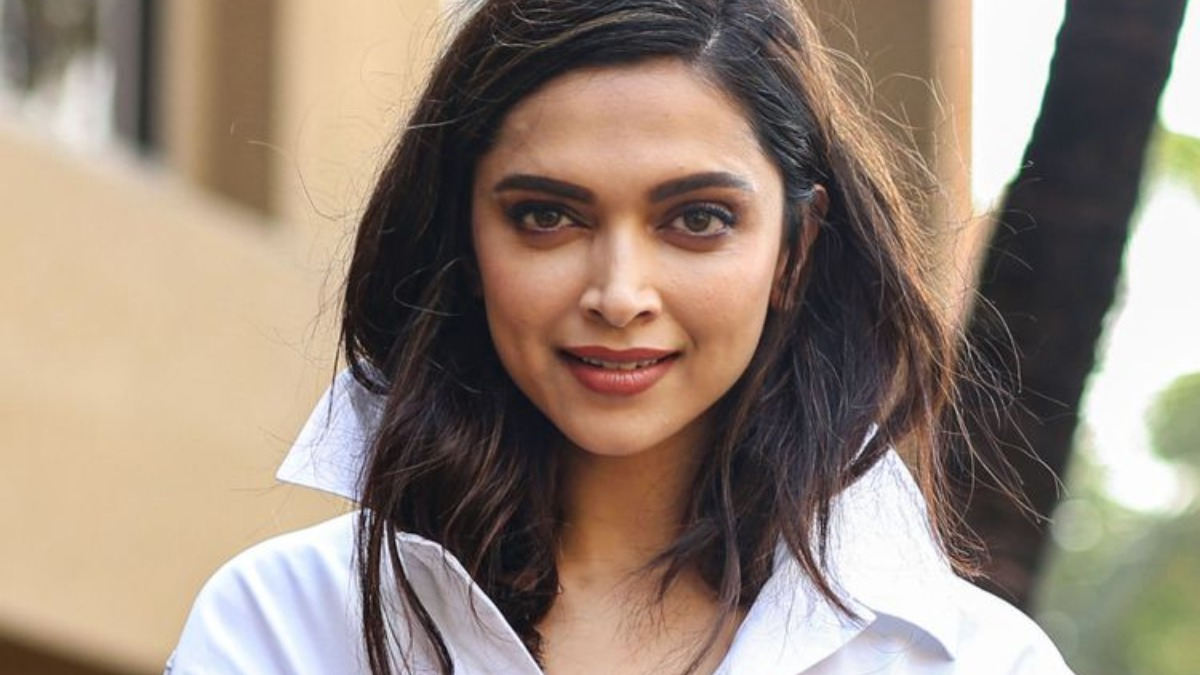
#> input picture ML/CV2/deepika-padukone.jpg, 1200 x 675 px
$ jupyter execute --allow-errors '14_June_Face_Detection_Recognition (1).ipynb'   (text cells are left out)
#> lines starting #> are read from the running program, lines starting #| are printed output that depends on the picture; after the words box and inside, x2 and y2 are one past the last pixel; in counts of white or black regions, pixels touching at a corner belong together; pictures that were not available may be replaced by others from this repository, and a replacement may not be noted
[cell 1]
import cv2
clf=cv2.CascadeClassifier('../../dataset/haar/haarcascade_frontalface_default.xml')
img_clr=cv2.imread('./deepika-padukone.jpg')
#> img_clr is the input picture: shape (675, 1200, 3); mean B, G, R 120.9, 134.5, 150.9
img_gray=cv2.cvtColor(img_clr,cv2.COLOR_BGR2GRAY)
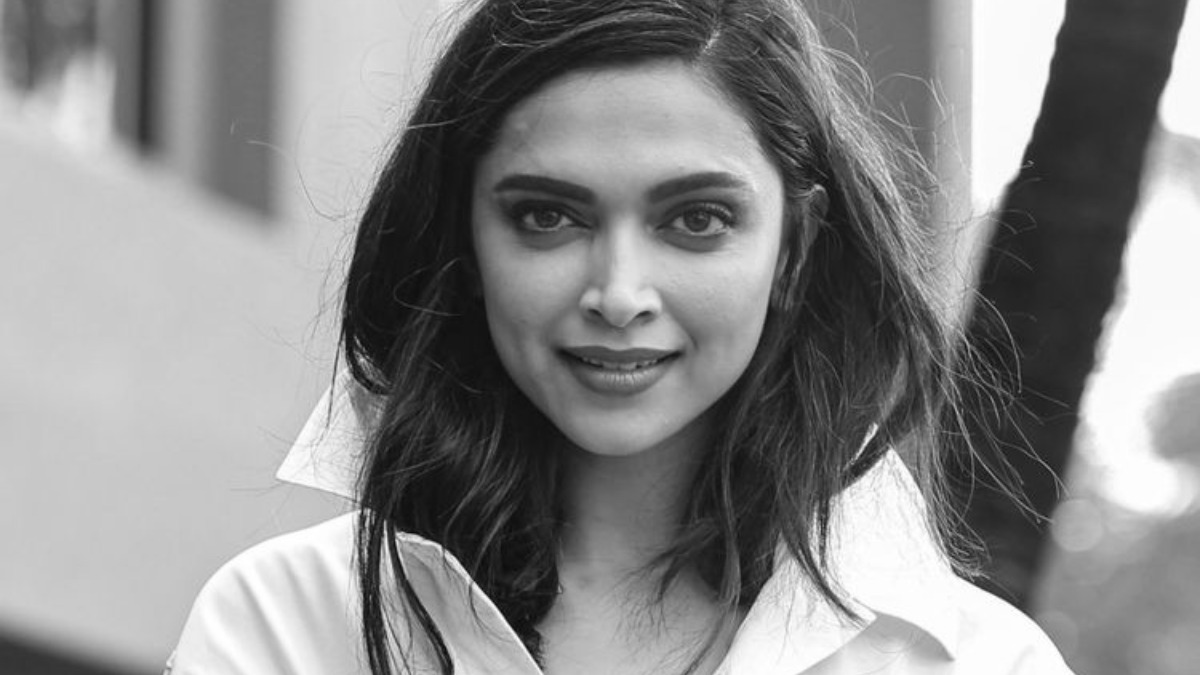
#> img_gray: shape (675, 1200); min 6, max 255, mean 137.8
faces=clf.detectMultiScale(img_gray)
#> faces = [[431, 70, 387, 387]]
for x,y,w,h in faces:
    cv2.rectangle(img_clr,(x,y),(x+w,y+h),(0,0,255),2)
#> this loop made 1 pass
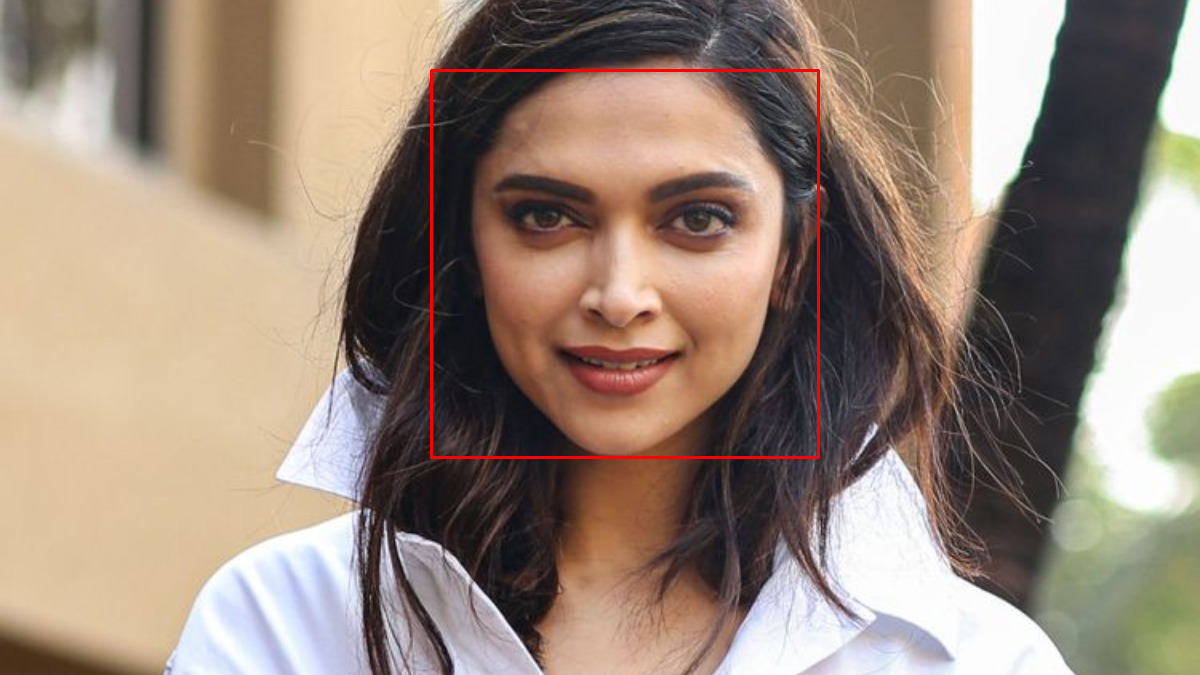
#> img_clr: shape (675, 1200, 3); 0.57% of pixels changed, all inside (x1, y1, x2, y2) = (430, 69, 820, 459)
cv2.imshow('',img_clr)
cv2.waitKey(0)
cv2.destroyAllWindows()

[cell 2]
import cv2

[cell 3]
face_clf=cv2.CascadeClassifier('../../dataset/haar/haarcascade_frontalface_default.xml')

[cell 4]
eye_clf=cv2.CascadeClassifier('../../dataset/haar/haarcascade_eye.xml')

[cell 5]
img_clr=cv2.imread('./deepika-padukone.jpg')

[cell 6]
img_gray=cv2.cvtColor(img_clr,cv2.COLOR_BGR2GRAY)
faces=face_clf.detectMultiScale(img_gray)
for x,y,w,h in faces:
    cv2.rectangle(img_clr,(x,y),(x+w,y+h),(0,0,255),2)
    myface_gray=img_gray[y:y+h,x:x+w]
    myface_clr=img_clr[y:y+h,x:x+w]
    eyes=eye_clf.detectMultiScale(myface_gray, 1.5)
    for ex,ey,ew,eh in eyes:
        cv2.rectangle(myface_clr,(ex,ey),(ex+ew,ey+eh),(255,0,0),2)
#> this loop made 1 pass
#> pass 1, `myface_gray=img_gray[y:y+h,x:x+w]`:
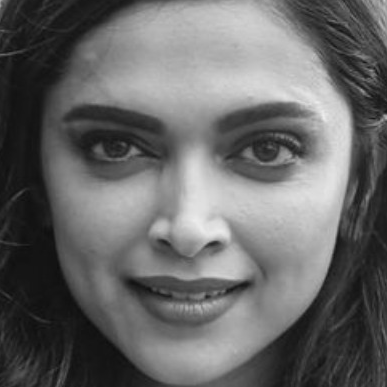
#> myface_gray: shape (387, 387); min 13, max 238, mean 103.5
#> pass 1, `myface_clr=img_clr[y:y+h,x:x+w]`:
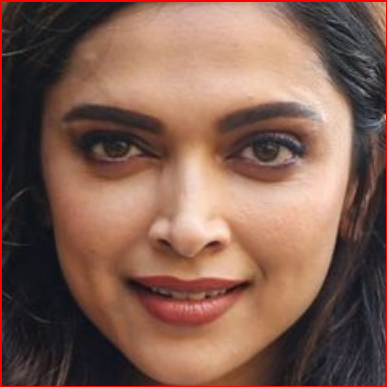
#> myface_clr: shape (387, 387, 3); mean B, G, R 81.7, 95, 129.5
#> after the loop:
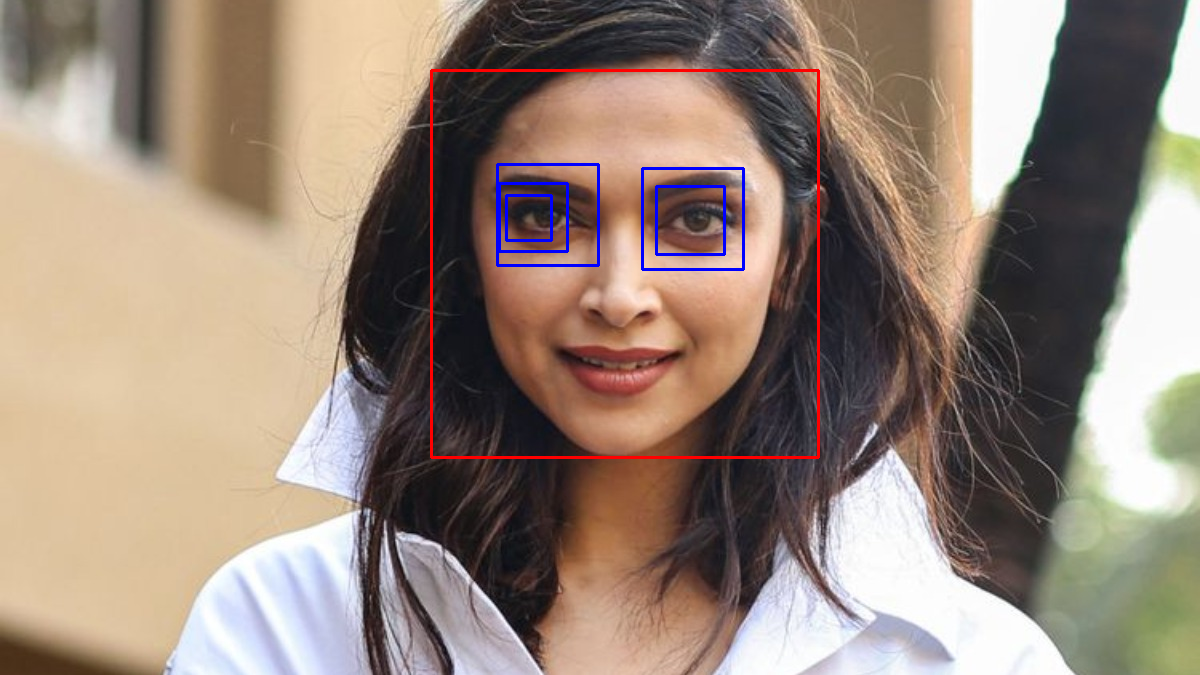
#> img_clr: shape (675, 1200, 3); 1.13% of pixels changed, all inside (x1, y1, x2, y2) = (430, 69, 820, 459)
#> after the loop:
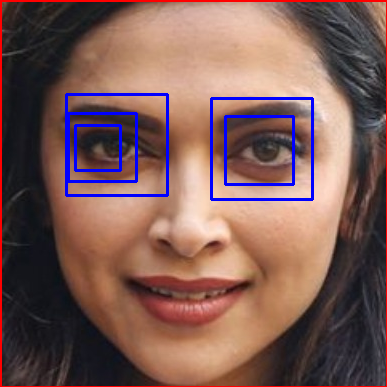
#> myface_clr: shape (387, 387, 3); 3.01% of pixels changed, all inside (x1, y1, x2, y2) = (65, 93, 314, 201)
cv2.imshow('',img_clr)
cv2.waitKey(0)
cv2.destroyAllWindows()

[cell 7]
import cv2
vdocap=cv2.VideoCapture('e:/bahubali.mp4')
while(True):
    flag,img=vdocap.read()
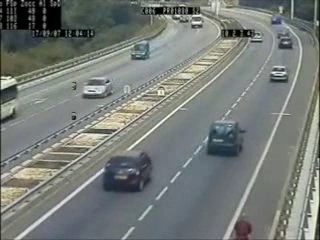
#> input picture frame 75 of ML/CV2/video2.avi, 320 x 240 px, given in place of bahubali.mp4, which was not available
#> img is the input picture: shape (240, 320, 3); mean B, G, R 120, 123.9, 118.8
    if(flag==False):
        break
    cv2.imshow('',img)
    k=cv2.waitKey(10)
#> (key q is pressed here)
    if(k==ord('q')):
        break
vdocap.release()
cv2.destroyAllWindows()

[cell 8]
import cv2
cap = cv2.VideoCapture('e:/video2.avi')
car_cascade = cv2.CascadeClassifier('e:/cars.xml')
while True:
    ret, img = cap.read()
    if (type(img) == type(None)):
        break
    gray = cv2.cvtColor(img, cv2.COLOR_BGR2GRAY)
    cars = car_cascade.detectMultiScale(gray, 1.3, 1)
#> cars = [[258, 53, 44, 44], [86, 142, 70, 70]]
    for (x,y,w,h) in cars:
        cv2.rectangle(img,(x,y),(x+w,y+h),(0,255,0),4)
#> this loop made 2 passes
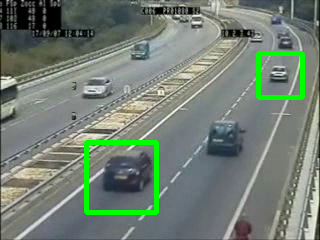
#> img: shape (240, 320, 3); 2.94% of pixels changed, all inside (x1, y1, x2, y2) = (84, 51, 305, 215)
    cv2.imshow('video', img)
    if cv2.waitKey(33) == 27:
#> (key q is pressed here)
        break
cv2.destroyAllWindows()

[cell 9]
import cv2
#vdocap=cv2.VideoCapture(0) #intergrated webcam
vdocap=cv2.VideoCapture(1) #external webcam
while(True):
    flag,img=vdocap.read()
    if(flag==False):
        break
    cv2.imshow('',img)
    k=cv2.waitKey(10)
#> (key q is pressed here)
    if(k==ord('q')):
        break
vdocap.release()
cv2.destroyAllWindows()

[cell 10]
import cv2
vdocap=cv2.VideoCapture(1) #external webcam
clf=cv2.CascadeClassifier('c:/dataset/haar/haarcascade_frontalface_default.xml')
while(True):
    flag,img_clr=vdocap.read()
    if(flag==False):
        break
    img_gray=cv2.cvtColor(img_clr,cv2.COLOR_BGR2GRAY)
    faces=clf.detectMultiScale(img_gray)
#> faces = ()
    for x,y,w,h in faces:
        cv2.rectangle(img_clr,(x,y),(x+w,y+h),(0,0,255),2)
#> this loop made 0 passes
    cv2.imshow('',img_clr)
    k=cv2.waitKey(1)
#> (key q is pressed here)
    if(k==ord('q')):
        break
vdocap.release()
cv2.destroyAllWindows()

[cell 11]
import cv2
vdocap=cv2.VideoCapture('e:/bahubali.mp4')
clf=cv2.CascadeClassifier('c:/dataset/haar/haarcascade_frontalface_default.xml')
while(True):
    flag,img_clr=vdocap.read()
    if(flag==False):
        break
    img_gray=cv2.cvtColor(img_clr,cv2.COLOR_BGR2GRAY)
    faces=clf.detectMultiScale(img_gray,1.5)
    for x,y,w,h in faces:
        cv2.rectangle(img_clr,(x,y),(x+w,y+h),(0,0,255),2)
    cv2.imshow('',img_clr)
    k=cv2.waitKey(1)
#> (key q is pressed here)
    if(k==ord('q')):
        break
vdocap.release()
cv2.destroyAllWindows()

[cell 12]
import cv2
vdocap=cv2.VideoCapture(1) #external webcam
clf=cv2.CascadeClassifier('c:/dataset/haar/haarcascade_frontalface_default.xml')
i=1
while(True):
    flag,img_clr=vdocap.read()
    if(flag==False):
        break
    img_gray=cv2.cvtColor(img_clr,cv2.COLOR_BGR2GRAY)
    faces=clf.detectMultiScale(img_gray)
    for x,y,w,h in faces:
        cv2.rectangle(img_clr,(x,y),(x+w,y+h),(0,0,255),2)
        myface=img_clr[y:y+h,x:x+w]
        cv2.imwrite(f'Aditya/{i}.png',myface)
        i+=1
#> after the loop, i = 1
    cv2.imshow('',img_clr)
    k=cv2.waitKey(1)
#> (key q is pressed here)
    if(k==ord('q')):
        break
vdocap.release()
cv2.destroyAllWindows()

[cell 13]
import cv2
import os
X=[]
y=[]
#> (the rest of this cell did not finish here and is left out)

#> (a cell that did not finish here is left out)

[cell 15]
from sklearn.decomposition import PCA

[cell 16]
pca=PCA(.99)
#> (the rest of this cell did not finish here and is left out)

[cell 17]
from sklearn.linear_model import LogisticRegression
log=LogisticRegression(solver='lbfgs')
#> (the rest of this cell did not finish here and is left out)

[cell 18]
import cv2
vdocap=cv2.VideoCapture(1) #external webcam
clf=cv2.CascadeClassifier('c:/dataset/haar/haarcascade_frontalface_default.xml')
while(True):
    flag,img_clr=vdocap.read()
    if(flag==False):
        break
    img_gray=cv2.cvtColor(img_clr,cv2.COLOR_BGR2GRAY)
    faces=clf.detectMultiScale(img_gray)
    for x,y,w,h in faces:
        cv2.rectangle(img_clr,(x,y),(x+w,y+h),(0,0,255),2)
        myface=img_gray[y:y+h,x:x+w]
        myface=cv2.resize(myface,(60,60))
        myface=myface.reshape(1,3600)
        X_test=pca.transform(myface)
        pred=log.predict(X_test)
        cv2.putText(img_clr,str(pred[0]),(x,y-10),cv2.FONT_HERSHEY_PLAIN,2,(0,0,255),1)
    cv2.imshow('',img_clr)
    k=cv2.waitKey(1)
#> (key q is pressed here)
    if(k==ord('q')):
        break
vdocap.release()
cv2.destroyAllWindows()
